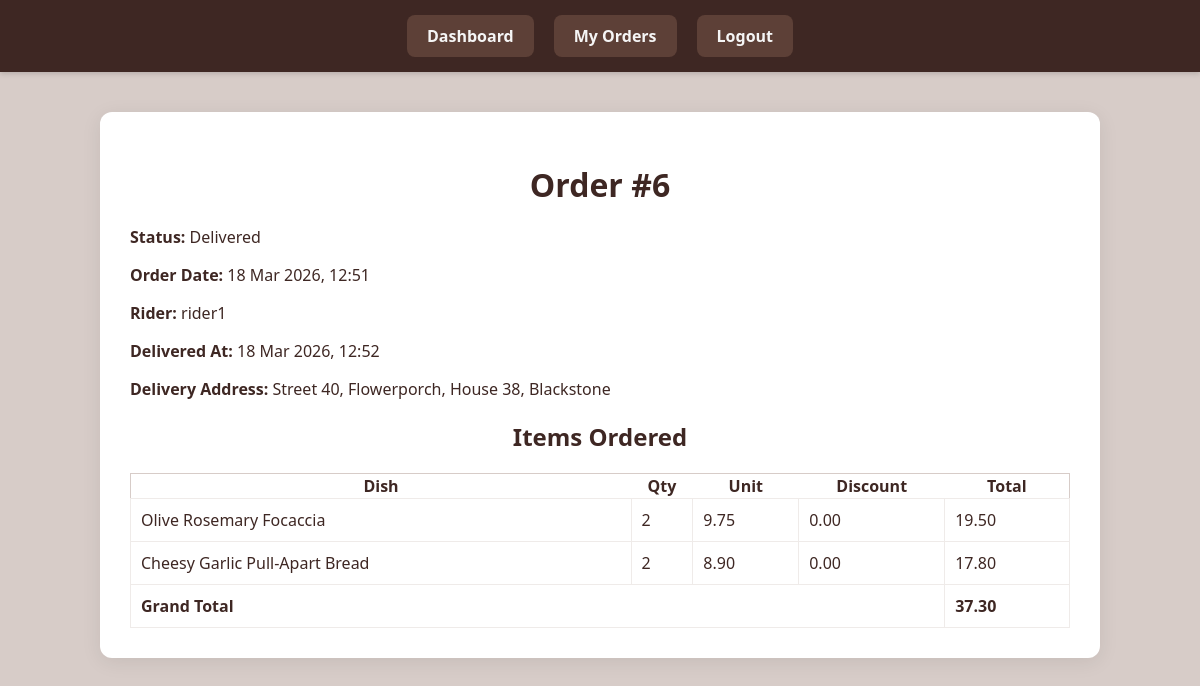
The app's page /customer_orderdetails.php?order_id=6 (signed in) with its own data.
### tables this page shows
CREATE TABLE `orders` (
  `order_id` int(11) NOT NULL,
  `customer_id` int(11) NOT NULL,
  `rider_id` int(11) DEFAULT NULL,
  `order_status` enum('Pending','ReadyForPickup','OutForDelivery','Delivered','Cancelled') DEFAULT 'Pending',
  `address_id` int(11) NOT NULL,
  `order_timestamp` timestamp NOT NULL DEFAULT current_timestamp(),
  `delivery_timestamp` timestamp NULL DEFAULT NULL,
  `rider_code_verified` tinyint(4) DEFAULT 0,
  `customer_code_verified` tinyint(4) DEFAULT 0,
  `customer_verify_code` int(4) DEFAULT NULL,
  `rider_verify_code` int(4) DEFAULT NULL
);

CREATE TABLE `users` (
  `user_id` int(11) NOT NULL,
  `full_name` varchar(100) DEFAULT NULL,
  `email` varchar(100) DEFAULT NULL,
  `password_hash` varchar(255) DEFAULT NULL,
  `phone` varchar(20) DEFAULT NULL,
  `role` enum('admin','customer','rider') DEFAULT NULL,
  `rider_status` enum('active','inactive') DEFAULT NULL,
  `address` varchar(255) DEFAULT NULL
);

CREATE TABLE `customeraddresses` (
  `address_id` int(11) NOT NULL,
  `customer_id` int(11) NOT NULL,
  `address_label` varchar(50) DEFAULT NULL,
  `address_text` varchar(255) DEFAULT NULL,
  `city` varchar(100) DEFAULT NULL
);

CREATE TABLE `orderitems` (
  `order_item_id` int(11) NOT NULL,
  `order_id` int(11) NOT NULL,
  `dish_id` int(11) NOT NULL,
  `quantity` int(11) NOT NULL,
  `unit_price` decimal(10,2) NOT NULL,
  `discount_applied` decimal(10,2) DEFAULT NULL,
  `line_total` decimal(10,2) NOT NULL
);

CREATE TABLE `dishes` (
  `dish_id` int(11) NOT NULL,
  `dish_name` varchar(150) NOT NULL,
  `price` decimal(10,2) NOT NULL,
  `description` text DEFAULT NULL,
  `image_path` varchar(255) DEFAULT NULL,
  `availability` enum('available','unavailable') DEFAULT 'available'
);

### customer_orderdetails.php (the view, shortened to what this page needs)
<?php
include 'db.php';
$customer_id = $_SESSION['user_id'];
$order_id = (int) $_GET['order_id'];
$sql_order = "
SELECT o.*, ca.address_text, ca.city, u.full_name AS rider_name
FROM Orders o
JOIN CustomerAddresses ca ON o.address_id = ca.address_id
LEFT JOIN Users u ON o.rider_id = u.user_id
WHERE o.order_id = $order_id AND o.customer_id = $customer_id
";
$result_order = $conn->query($sql_order);
$order = $result_order->fetch_assoc();
$sql_items = "
SELECT oi.quantity, oi.unit_price, oi.discount_applied, oi.line_total, d.dish_name
FROM OrderItems oi
JOIN Dishes d ON oi.dish_id = d.dish_id
WHERE oi.order_id = $order_id
";
$result_items = $conn->query($sql_items);
$items = [];
$total_amount = 0;
while ($item = $result_items->fetch_assoc()) {
    $items[] = $item;
    $total_amount += $item['line_total'];
}
?>
<!DOCTYPE html>
<html lang="en">
<head>
<link rel="stylesheet" href="style.css">
</head>
<body>
<nav>
    <a href="customer_dashboard.php">Dashboard</a>
    <a href="customer_orders.php">My Orders</a>
    <a href="logout.php">Logout</a>
</nav>
<div class="profile-box">
    <h1>Order #<?= $order_id ?></h1>
    <p><strong>Status:</strong> <?= $order['order_status'] ?></p>
    <p><strong>Order Date:</strong> <?= date('d M Y, H:i', strtotime($order['order_timestamp'])) ?></p>
    <?php if (!empty($order['rider_name'])): ?>
        <p><strong>Rider:</strong> <?= htmlspecialchars($order['rider_name']) ?></p>
    <?php endif; ?>
    <?php if (!empty($order['delivery_timestamp'])): ?>
        <p><strong>Delivered At:</strong> <?= date('d M Y, H:i', strtotime($order['delivery_timestamp'])) ?></p>
    <?php endif; ?>
    <p><strong>Delivery Address:</strong> <?= htmlspecialchars($order['address_text'] . ', ' . $order['city']) ?></p>
    <h2>Items Ordered</h2>
    <table class="orders-table">
        <tr>
            <th>Dish</th>
            <th>Qty</th>
            <th>Unit</th>
            <th>Discount</th>
            <th>Total</th>
        </tr>
        <?php foreach ($items as $item): ?>
            <tr>
                <td><?= htmlspecialchars($item['dish_name']) ?></td>
                <td><?= $item['quantity'] ?></td>
                <td><?= number_format($item['unit_price'], 2) ?></td>
                <td><?= number_format($item['discount_applied'], 2) ?></td>
                <td><?= number_format($item['line_total'], 2) ?></td>
            </tr>
        <?php endforeach; ?>
        <tr>
            <td colspan="4"><strong>Grand Total</strong></td>
            <td><strong><?= number_format($total_amount, 2) ?></strong></td>
        </tr>
    </table>
</div>
</body>
</html>

### style.css (style rules this page uses)
* { box-sizing: border-box; }
body { margin: 0; font-family: 'Segoe UI', Tahoma, Geneva, Verdana, sans-serif; background: #D7CCC8; color: #3E2723; }
h1, h2, h3, nav a, button, label, .status-badge { font-family: 'Segoe UI', Tahoma, Geneva, Verdana, sans-serif; }
a { color: #5D4037; text-decoration: underline; }
nav { background-color: #3E2723; display: flex; justify-content: center; gap: 20px; padding: 15px 0; box-shadow: 0 2px 5px rgba(0,0,0,0.15); }
nav a { color: #F5F5F5; text-decoration: none; background-color: #5D4037; padding: 10px 20px; border-radius: 8px; font-weight: 600; transition: all 0.3s ease; }
h1, h2, h3 { text-align: center; margin-bottom: 20px; color: #3E2723; }
.container, .dashboard-box, .profile-box, .form-box { max-width: 1000px; background-color: #ffffff; margin: 40px auto; padding: 30px; border-radius: 12px; box-shadow: 0 4px 20px rgba(0,0,0,0.08); }
table { width: 100%; border-collapse: collapse; border: 1px solid #D7CCC8; margin-top: 20px; }
table tbody td { padding: 10px; border: 1px solid #EFEBE9; }

### records on screen
orders: order_status "Delivered", order_timestamp "18 Mar 2026, 12:51", rider.full_name "rider1", delivery_timestamp "18 Mar 2026, 12:52", address.city "Street 40, Flowerporch, House 38, Blackstone"
orderitems: dish.dish_name "Olive Rosemary Focaccia", quantity "2", unit_price "9.75", discount_applied "0.00", line_total "19.50"
orderitems: dish.dish_name "Cheesy Garlic Pull-Apart Bread", quantity "2", unit_price "8.90", discount_applied "0.00", line_total "17.80"

### other values on screen
$order_id "6"
$total_amount "37.30"
